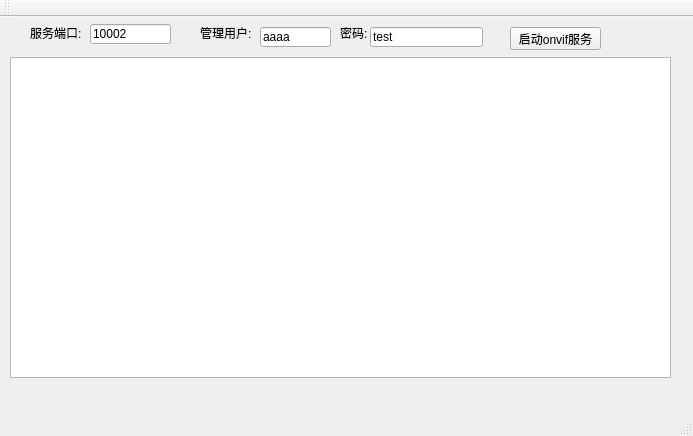
<?xml version="1.0" encoding="UTF-8"?>
<ui version="4.0">
 <class>MainWindow</class>
 <widget class="QMainWindow" name="MainWindow">
  <property name="geometry">
   <rect>
    <x>0</x>
    <y>0</y>
    <width>693</width>
    <height>436</height>
   </rect>
  </property>
  <property name="windowTitle">
   <string>物联网技术交流群:292427539</string>
  </property>
  <property name="statusTip">
   <string>QQ:502706647</string>
  </property>
  <widget class="QWidget" name="centralWidget">
   <widget class="QLineEdit" name="lePort">
    <property name="geometry">
     <rect>
      <x>90</x>
      <y>7</y>
      <width>81</width>
      <height>20</height>
     </rect>
    </property>
    <property name="text">
     <string>10002</string>
    </property>
   </widget>
   <widget class="QLabel" name="label_7">
    <property name="geometry">
     <rect>
      <x>30</x>
      <y>10</y>
      <width>54</width>
      <height>12</height>
     </rect>
    </property>
    <property name="text">
     <string>服务端口:</string>
    </property>
   </widget>
   <widget class="QPushButton" name="pbStart">
    <property name="geometry">
     <rect>
      <x>200</x>
      <y>50</y>
      <width>75</width>
      <height>23</height>
     </rect>
    </property>
    <property name="text">
     <string>启动</string>
    </property>
   </widget>
   <widget class="QTextEdit" name="teLog">
    <property name="geometry">
     <rect>
      <x>10</x>
      <y>40</y>
      <width>661</width>
      <height>321</height>
     </rect>
    </property>
   </widget>
   <widget class="QPushButton" name="pbsoaptest">
    <property name="geometry">
     <rect>
      <x>510</x>
      <y>10</y>
      <width>91</width>
      <height>23</height>
     </rect>
    </property>
    <property name="text">
     <string>启动onvif服务</string>
    </property>
   </widget>
   <widget class="QLabel" name="label">
    <property name="geometry">
     <rect>
      <x>200</x>
      <y>10</y>
      <width>54</width>
      <height>12</height>
     </rect>
    </property>
    <property name="text">
     <string>管理用户:</string>
    </property>
   </widget>
   <widget class="QLineEdit" name="leUser">
    <property name="geometry">
     <rect>
      <x>260</x>
      <y>10</y>
      <width>71</width>
      <height>20</height>
     </rect>
    </property>
    <property name="text">
     <string>aaaa</string>
    </property>
   </widget>
   <widget class="QLabel" name="label_2">
    <property name="geometry">
     <rect>
      <x>340</x>
      <y>10</y>
      <width>54</width>
      <height>12</height>
     </rect>
    </property>
    <property name="text">
     <string>密码:</string>
    </property>
   </widget>
   <widget class="QLineEdit" name="lePwd">
    <property name="geometry">
     <rect>
      <x>370</x>
      <y>10</y>
      <width>113</width>
      <height>20</height>
     </rect>
    </property>
    <property name="text">
     <string>test</string>
    </property>
   </widget>
  </widget>
  <widget class="QMenuBar" name="menuBar">
   <property name="geometry">
    <rect>
     <x>0</x>
     <y>0</y>
     <width>693</width>
     <height>23</height>
    </rect>
   </property>
  </widget>
  <widget class="QToolBar" name="mainToolBar">
   <attribute name="toolBarArea">
    <enum>TopToolBarArea</enum>
   </attribute>
   <attribute name="toolBarBreak">
    <bool>false</bool>
   </attribute>
  </widget>
  <widget class="QStatusBar" name="statusBar"/>
 </widget>
 <layoutdefault spacing="6" margin="11"/>
 <resources/>
 <connections/>
</ui>
